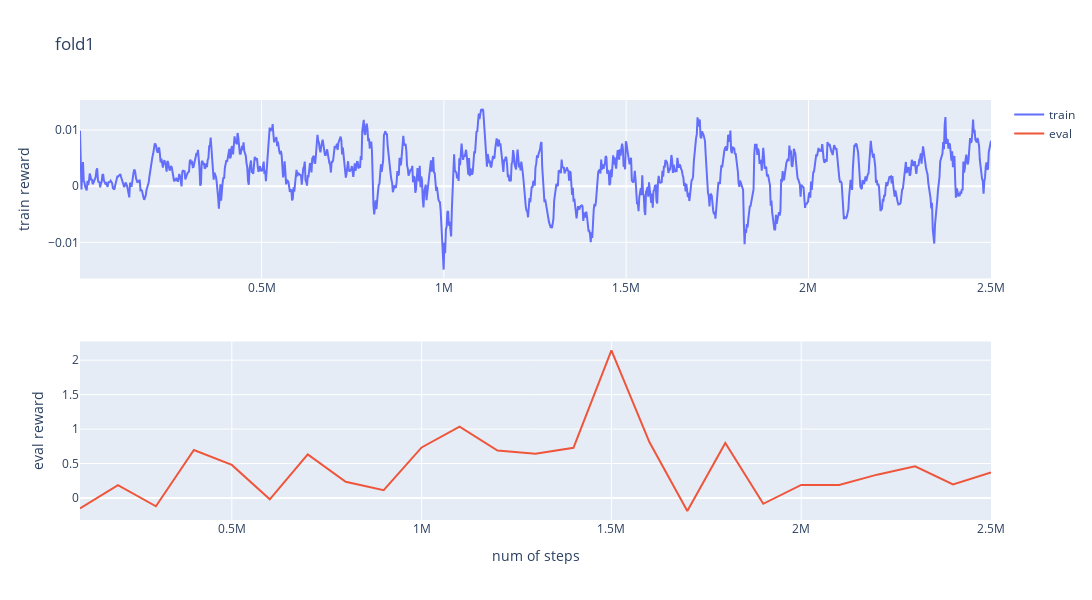

The notebook cell this image was saved under:
### Code cell
plot_reward(1)

### Figure 1 — Plotly figure (JSON) as saved in the notebook; plotly's stock layout.template omitted (floating-point values rounded to 4 significant figures; data arrays with more than 128 entries replaced by an {"elided": "..."} marker saying what was removed)
{"data": [{"name": "train", "type": "scatter", "x": {"elided": "1221 int values"}, "xaxis": "x", "y": {"elided": "1221 float values"}, "yaxis": "y"}, {"name": "eval", "type": "scatter", "x": [100000, 200000, 300000, 400000, 500000, 600000, 700000, 800000, 900000, 1000000, 1100000, 1200000, 1300000, 1400000, 1500000, 1600000, 1700000, 1800000, 1900000, 2000000, 2100000, 2200000, 2300000, 2400000, 2500000], "xaxis": "x2", "y": [-0.1509, 0.1869, -0.1201, 0.6957, 0.4802, -0.0191, 0.6333, 0.2354, 0.1131, 0.7336, 1.037, 0.6893, 0.6438, 0.7286, 2.142, 0.8113, -0.1898, 0.798, -0.08445, 0.1898, 0.1898, 0.3388, 0.4603, 0.1957, 0.3707], "yaxis": "y2"}], "layout": {"height": 600, "title": {"text": "fold1"}, "width": 1200, "xaxis": {"anchor": "y", "autorange": true, "domain": [0, 1], "range": [2048, 2500608], "type": "linear"}, "xaxis2": {"anchor": "y2", "autorange": true, "domain": [0, 1], "range": [100000, 2500000], "title": {"text": "num of steps"}, "type": "linear"}, "yaxis": {"anchor": "x", "autorange": true, "domain": [0.575, 1], "range": [-0.01645, 0.01535], "title": {"text": "train reward"}, "type": "linear"}, "yaxis2": {"anchor": "x2", "autorange": true, "domain": [0, 0.425], "range": [-0.3193, 2.271], "title": {"text": "eval reward"}, "type": "linear"}}}
